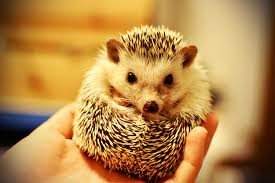
#> input picture Images/4.jpg, 275 x 183 px, found by its file name
$ python '12)a)Perspective-Transform.py'
#> lines starting #> are read from the running program, lines starting #| are printed output that depends on the picture
import cv2
import numpy as np
import os


# CHECK FOR BEST RESIZING METHODS FROM TUTORIAL 31
#Warp affine geometric transformation according to coordinates
def main():
    img = cv2.imread("C:/Users/PM_br/PycharmProjects/Python-Tutorials/Python_Opencv-Tutorials-Examples/Images/4.jpg", 0)
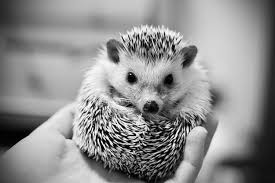
#> img: shape (183, 275); min 0, max 255, mean 142.9
    cv2.imshow("Original", img)


    #Coordinates of the 4 corners of the original image
    points_A = np.float32([[150,15],[80,60],[60,100],[260,320]])

    #Coordinates of the 4 corners of the desired output
    #We use a ratio of an A4 Paper 1:1.41
    points_B = np.float32([[0,0], [200,10],[40,120],[30,140]])

    #Use the two sets of four points to compute
    #the perspective transformation matrix,M
    M = cv2.getPerspectiveTransform(points_A,points_B)

    warped = cv2.warpPerspective(img,M,(500,500))
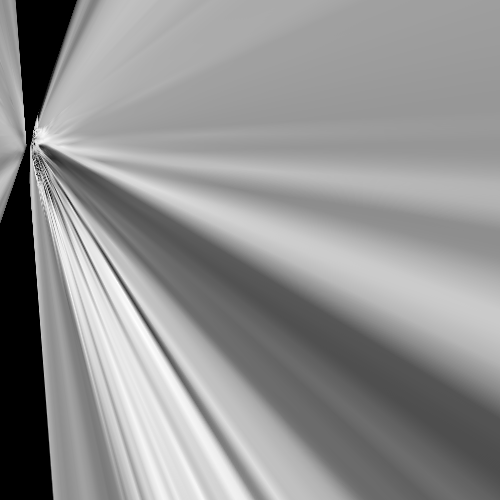
#> warped: shape (500, 500); min 0, max 255, mean 145

    cv2.imshow('warpperspective',warped)

    cv2.waitKey()
    cv2.destroyAllWindows()


if __name__ == '__main__':
    main()

$ run again, with Images/10.jpg copied over Images/4.jpg
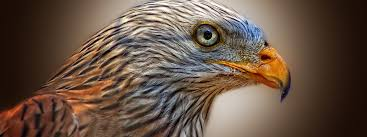
#> input picture Images/10.jpg, 367 x 137 px, found by its file name
#> in main, `img = cv2.imread("C:/Users/PM_br/PycharmProjects/Python-Tutorials/Pyth..`:
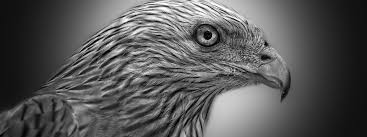
#> img: shape (137, 367); min 0, max 255, mean 87.8
#> in main, `warped = cv2.warpPerspective(img,M,(500,500))`:
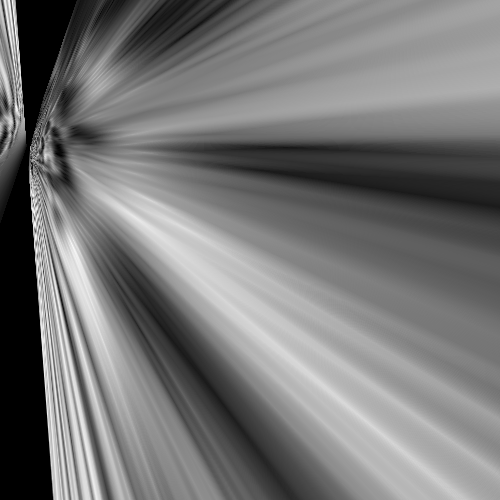
#> warped: shape (500, 500); min 0, max 255, mean 118.3

$ run again, with Images/11.jpg copied over Images/4.jpg
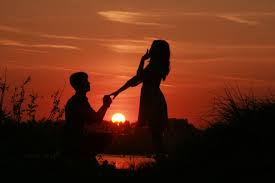
#> input picture Images/11.jpg, 275 x 183 px, found by its file name
#> in main, `img = cv2.imread("C:/Users/PM_br/PycharmProjects/Python-Tutorials/Pyth..`:
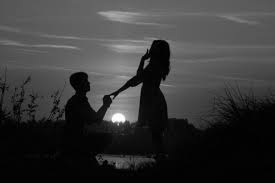
#> img: shape (183, 275); min 0, max 255, mean 56.6
#> in main, `warped = cv2.warpPerspective(img,M,(500,500))`:
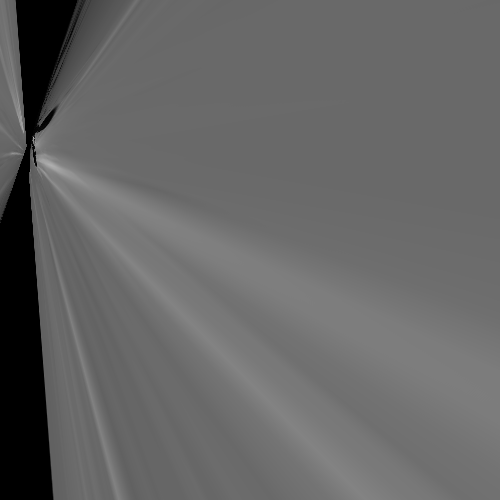
#> warped: shape (500, 500); min 0, max 182, mean 101.9

$ run again, with Images/12.jpg copied over Images/4.jpg
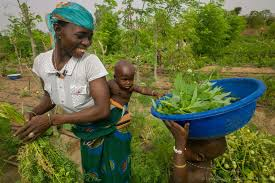
#> input picture Images/12.jpg, 275 x 183 px, found by its file name
#> in main, `img = cv2.imread("C:/Users/PM_br/PycharmProjects/Python-Tutorials/Pyth..`:
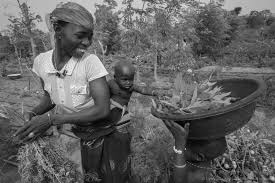
#> img: shape (183, 275); min 0, max 254, mean 97.4
#> in main, `warped = cv2.warpPerspective(img,M,(500,500))`:
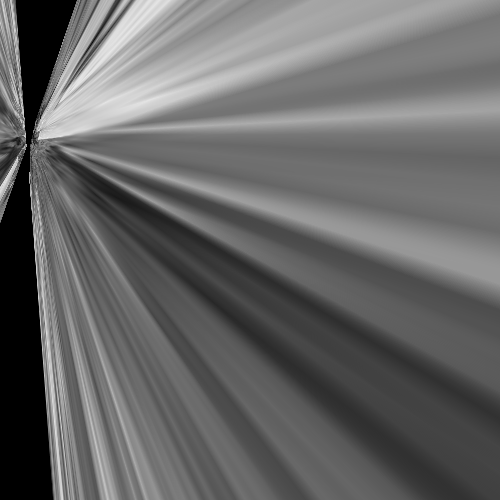
#> warped: shape (500, 500); min 0, max 239, mean 102.7
